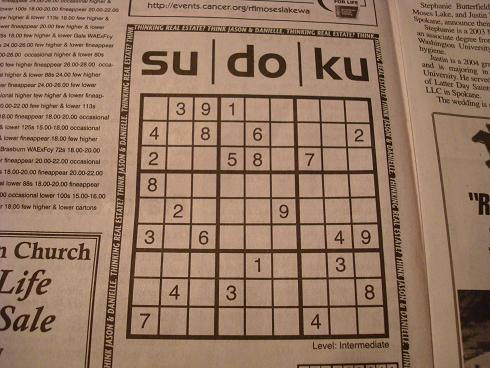
#> input picture 7/lines.jpg, 490 x 368 px
$ python 7.py
#> lines starting #> are read from the running program, lines starting #| are printed output that depends on the picture; after the words box and inside, x2 and y2 are one past the last pixel; in counts of white or black regions, pixels touching at a corner belong together
import numpy as np
import cv2 as cv
from matplotlib import pyplot as plt

img = cv.imread("lines.jpg")
#> img is the input picture: shape (368, 490, 3); mean B, G, R 99.6, 120.7, 150.8
org = cv.imread("lines.jpg")
gray = cv.cvtColor(img,cv.COLOR_BGR2GRAY)
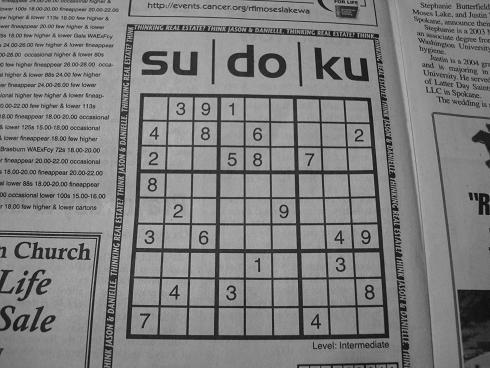
#> gray: shape (368, 490); min 4, max 196, mean 127.3
edges = cv.Canny(gray,50,150,apertureSize = 3)
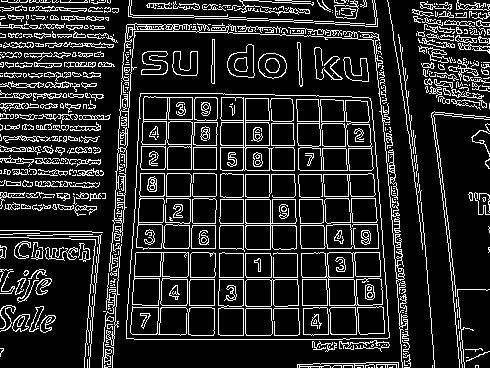
#> edges: shape (368, 490); 15.7% white in thin lines or dots
lines = cv.HoughLines(edges,1,np.pi/180,200)
#> lines = [[243, 0], [245, 0], [339, 1.57], [248, 1.57], [118, 1.59], [6, 1.62], [174, 1.57], [279, 1.57], [-417, 3.02], [170, 1.57], [25, 1.61], [-266, 3.12]]
for line in lines:
    rho,theta = line[0]
    a = np.cos(theta)
    b = np.sin(theta)
    x0 = a*rho
    y0 = b*rho
    x1 = int(x0 + 1000*(-b))
    y1 = int(y0 + 1000*(a))
    x2 = int(x0 - 1000*(-b))
    y2 = int(y0 - 1000*(a))
    cv.line(img,(x1,y1),(x2,y2),(0,0,255),2)
#> this loop made 12 passes
#> (rho, theta, a, b, x0, y0, x1, y1) on passes 1 to 12: (243, 0, 1, 0, 243, 0, 243, 1000), (245, 0, 1, 0, 245, 0, 245, 1000), (339, 1.57, -4.37e-08, 1, -1.48e-05, 339, -1000, 338), (248, 1.57, -4.37e-08, 1, -1.08e-05, 248, -1000, 247), (118, 1.59, -0.0175, 1, -2.06, 118, -1001, 100), (6, 1.62, -0.0523, 0.999, -0.314, 5.99, -998, -46), (174, 1.57, -4.37e-08, 1, -7.61e-06, 174, -1000, 173), (279, 1.57, -4.37e-08, 1, -1.22e-05, 279, -1000, 278), (-417, 3.02, -0.993, 0.122, 413.9, -50.82, 292, -1043), (170, 1.57, -4.37e-08, 1, -7.43e-06, 170, -1000, 169), (25, 1.61, -0.0349, 0.999, -0.872, 24.98, -1000, -9), (-266, 3.12, -1, 0.0175, 266, -4.64, 248, -1004)
#> img: shape (368, 490, 3); 8.62% of pixels changed, all inside (x1, y1, x2, y2) = (0, 0, 490, 368)

res = np.hstack((org,img))
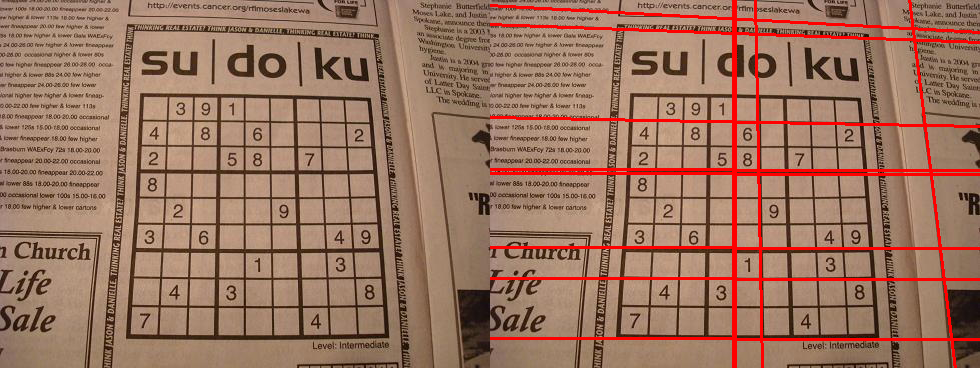
#> res: shape (368, 980, 3); mean B, G, R 96, 116.2, 156
cv.imshow("houghlines",res)
cv.waitKey(0)
cv.destroyAllWindows()


img = cv.imread("lines.jpg")
org = cv.imread("lines.jpg")
gray = cv.cvtColor(img,cv.COLOR_BGR2GRAY)
edges = cv.Canny(gray,50,150,apertureSize = 3)
lines = cv.HoughLinesP(edges,1,np.pi/180,100,minLineLength=100,maxLineGap=10)
#> lines = 75 rows, first 6: [245, 339, 245, 94], [217, 18, 377, 26], [243, 339, 243, 94], [159, 279, 367, 279], [134, 339, 349, 339], [222, 170, 394, 170]
for line in lines:
    x1,y1,x2,y2 = line[0]
    cv.line(img,(x1,y1),(x2,y2),(0,255,0),2)
#> this loop made 75 passes
#> (x1, y1, x2, y2) on passes 1 to 12: (245, 339, 245, 94), (217, 18, 377, 26), (243, 339, 243, 94), (159, 279, 367, 279), (134, 339, 349, 339), (222, 170, 394, 170), (270, 248, 394, 248), (433, 112, 456, 299), (166, 119, 337, 121), (173, 31, 323, 36), (126, 28, 372, 32), (381, 105, 398, 300)
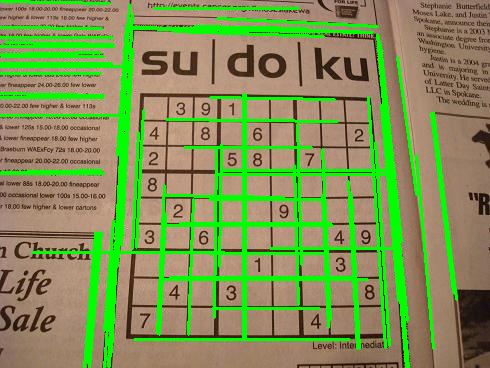
#> img: shape (368, 490, 3); 16.96% of pixels changed, all inside (x1, y1, x2, y2) = (0, 0, 458, 368)

res = np.hstack((org,img))
cv.imshow("houghlines",res)
cv.waitKey(0)
cv.destroyAllWindows()


img = cv.imread('colours.png',0)
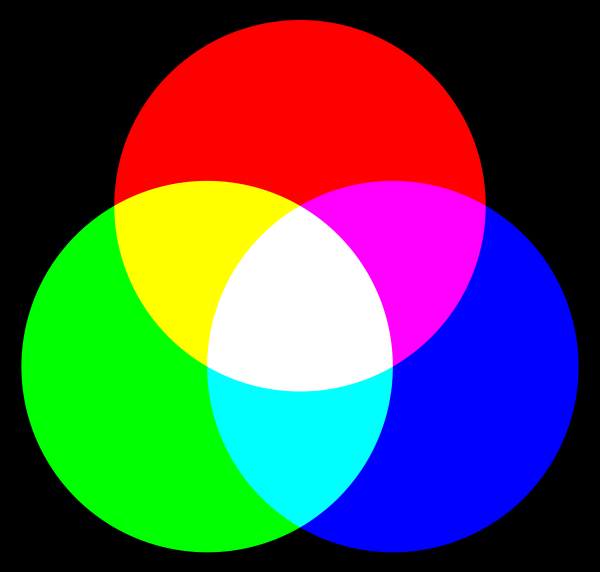
#> input picture 7/colours.png, 1200 x 1143 px (shown at 1/2 size)
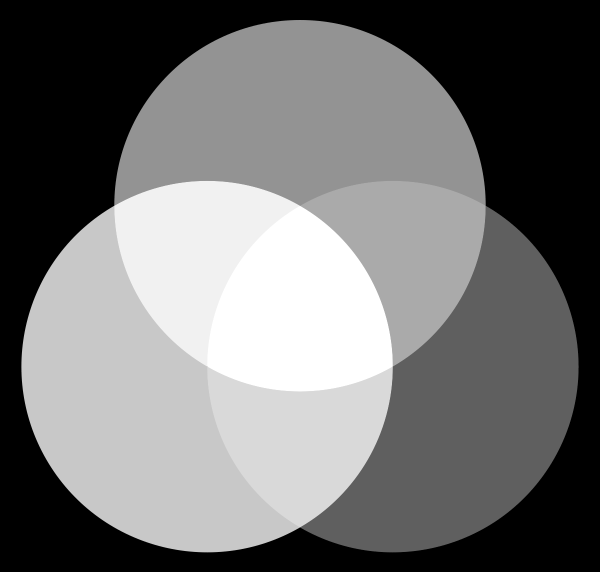
#> img: shape (1143, 1200) (shown at 1/2 size); min 0, max 255, mean 112.9
img = cv.medianBlur(img,5)
cimg = cv.cvtColor(img,cv.COLOR_GRAY2BGR)
circles = cv.HoughCircles(img,cv.HOUGH_GRADIENT,1,20,
                            param1=50,param2=30,minRadius=0,maxRadius=0)
#> circles = 28 rows, first 8: [793.5, 743.5, 384.3], [400.5, 744.5, 354.1], [592.5, 393.5, 353], [765.5, 713.5, 344.1], [435.5, 709.5, 339.8], [613.5, 387.5, 398], [806.5, 762.5, 335.5], [385.5, 765.5, 328.4]
circles = np.uint16(np.around(circles))
#> circles = 28 rows, first 8: [794, 744, 384], [400, 744, 354], [592, 394, 353], [766, 714, 344], [436, 710, 340], [614, 388, 398], [806, 762, 336], [386, 766, 328]
for i in circles[0,:]:
    cv.circle(cimg,(i[0],i[1]),i[2],(0,255,0),2)
    cv.circle(cimg,(i[0],i[1]),2,(0,0,255),3)
#> this loop made 28 passes
#> i on passes 1 to 12: [794, 744, 384], [400, 744, 354], [592, 394, 353], [766, 714, 344], [436, 710, 340], [614, 388, 398], [806, 762, 336], [386, 766, 328], [574, 380, 331], [750, 702, 324], [828, 772, 314], [628, 372, 323]
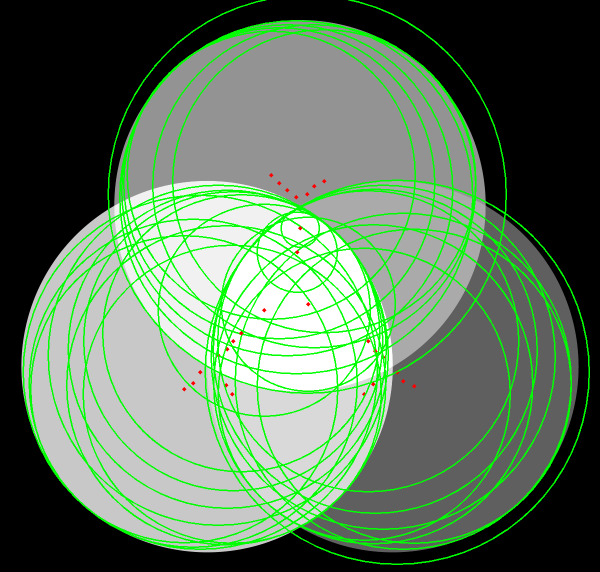
#> cimg: shape (1143, 1200, 3) (shown at 1/2 size); mean B, G, R 95.2, 120.1, 95.4
cv.imshow('detected circles',cimg)
cv.waitKey(0)
cv.destroyAllWindows()
